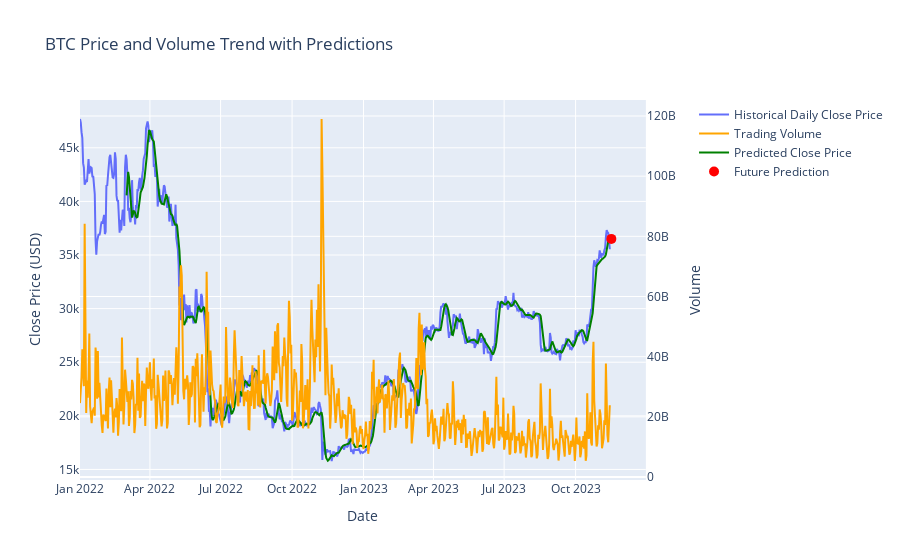

Source (notebook cell):
### Code cell
# Initialize a DataFrame to store predictions
predicted_prices = pd.DataFrame(index=data.index, columns=['Predicted_Close'])

# Iterate over the dataset to generate predictions
for i in range(len(data) - time_step):
    input_sequence = scaled_data[i:(i + time_step)]
    input_sequence = input_sequence.reshape(1, time_step, scaled_data.shape[1])
    predicted_close = model.predict(input_sequence)
    
    # Inverse transform the predicted value
    next_day_dummy = np.zeros((1, scaled_data.shape[1]))
    next_day_dummy[:, 3] = predicted_close.flatten()
    predicted_close_price = scaler.inverse_transform(next_day_dummy)[:, 3]
    
    # Store the prediction
    predicted_prices.iloc[i + time_step] = predicted_close_price

# Predict the next day's closing price
last_sequence = scaled_data[-time_step:]
last_sequence = last_sequence.reshape(1, time_step, scaled_data.shape[1])
next_day_prediction = model.predict(last_sequence)

# Inverse transform the predicted value for the next day
next_day_dummy = np.zeros((1, scaled_data.shape[1]))
next_day_dummy[:, 3] = next_day_prediction.flatten()
next_day_predicted_close = scaler.inverse_transform(next_day_dummy)[:, 3]

# Add the next day's prediction to the predicted_prices DataFrame
next_day_index = data.index[-1] + pd.Timedelta(days=1)
predicted_prices.loc[next_day_index] = next_day_predicted_close

# Plot the BTC Price and Volume Trend with Predictions
fig = make_subplots(specs=[[{"secondary_y": True}]])

# Historical data traces
fig.add_trace(go.Scatter(x=data.index, y=data['Close'], name='Historical Daily Close Price'), secondary_y=False)
fig.add_trace(go.Scatter(x=data.index, y=data['Volume'], name='Trading Volume', marker=dict(color='orange')), secondary_y=True)

# Prediction trace for historical data
fig.add_trace(go.Scatter(x=predicted_prices.index[:-1], y=predicted_prices['Predicted_Close'][:-1], name='Predicted Close Price', marker=dict(color='green')), secondary_y=False)

# Future prediction as a red dot
fig.add_trace(go.Scatter(x=[next_day_index], y=[next_day_predicted_close[0]], mode='markers', name='Future Prediction', marker=dict(color='red', size=10)), secondary_y=False)

# Figure layout settings
fig.update_layout(title_text="BTC Price and Volume Trend with Predictions")
fig.update_xaxes(title_text="Date")
fig.update_yaxes(title_text="Close Price (USD)", secondary_y=False)
fig.update_yaxes(title_text="Volume", secondary_y=True)

fig.show()
